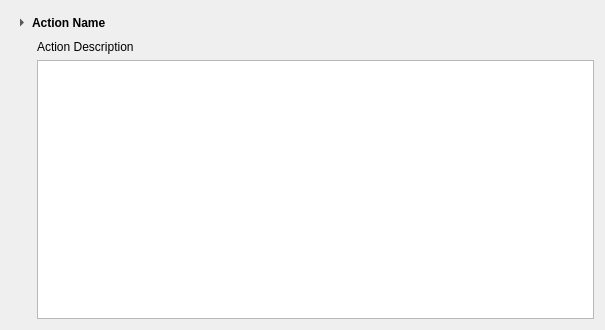
<?xml version="1.0" encoding="UTF-8"?>
<ui version="4.0">
 <class>KisInputConfigurationPageItem</class>
 <widget class="QWidget" name="KisInputConfigurationPageItem">
  <property name="geometry">
   <rect>
    <x>0</x>
    <y>0</y>
    <width>605</width>
    <height>330</height>
   </rect>
  </property>
  <property name="sizePolicy">
   <sizepolicy hsizetype="Expanding" vsizetype="MinimumExpanding">
    <horstretch>0</horstretch>
    <verstretch>0</verstretch>
   </sizepolicy>
  </property>
  <layout class="QGridLayout" name="gridLayout">
   <item row="1" column="1" colspan="2">
    <widget class="QLabel" name="descriptionLabel">
     <property name="text">
      <string>&lt;html&gt;&lt;head/&gt;&lt;body&gt;&lt;p&gt;Action Description&lt;/p&gt;&lt;/body&gt;&lt;/html&gt;</string>
     </property>
     <property name="wordWrap">
      <bool>true</bool>
     </property>
    </widget>
   </item>
   <item row="2" column="0">
    <spacer name="horizontalSpacer">
     <property name="orientation">
      <enum>Qt::Horizontal</enum>
     </property>
     <property name="sizeType">
      <enum>QSizePolicy::Fixed</enum>
     </property>
     <property name="sizeHint" stdset="0">
      <size>
       <width>20</width>
       <height>1</height>
      </size>
     </property>
    </spacer>
   </item>
   <item row="0" column="0" colspan="3">
    <widget class="QToolButton" name="collapseButton">
     <property name="sizePolicy">
      <sizepolicy hsizetype="MinimumExpanding" vsizetype="Fixed">
       <horstretch>0</horstretch>
       <verstretch>0</verstretch>
      </sizepolicy>
     </property>
     <property name="font">
      <font>
       <weight>75</weight>
       <bold>true</bold>
      </font>
     </property>
     <property name="text">
      <string>Action Name</string>
     </property>
     <property name="checkable">
      <bool>true</bool>
     </property>
     <property name="toolButtonStyle">
      <enum>Qt::ToolButtonTextBesideIcon</enum>
     </property>
     <property name="autoRaise">
      <bool>true</bool>
     </property>
     <property name="arrowType">
      <enum>Qt::RightArrow</enum>
     </property>
    </widget>
   </item>
   <item row="2" column="1" colspan="2">
    <widget class="QTreeView" name="shortcutsView">
     <property name="alternatingRowColors">
      <bool>true</bool>
     </property>
     <property name="rootIsDecorated">
      <bool>false</bool>
     </property>
     <property name="itemsExpandable">
      <bool>false</bool>
     </property>
    </widget>
   </item>
  </layout>
 </widget>
 <resources/>
 <connections/>
</ui>
